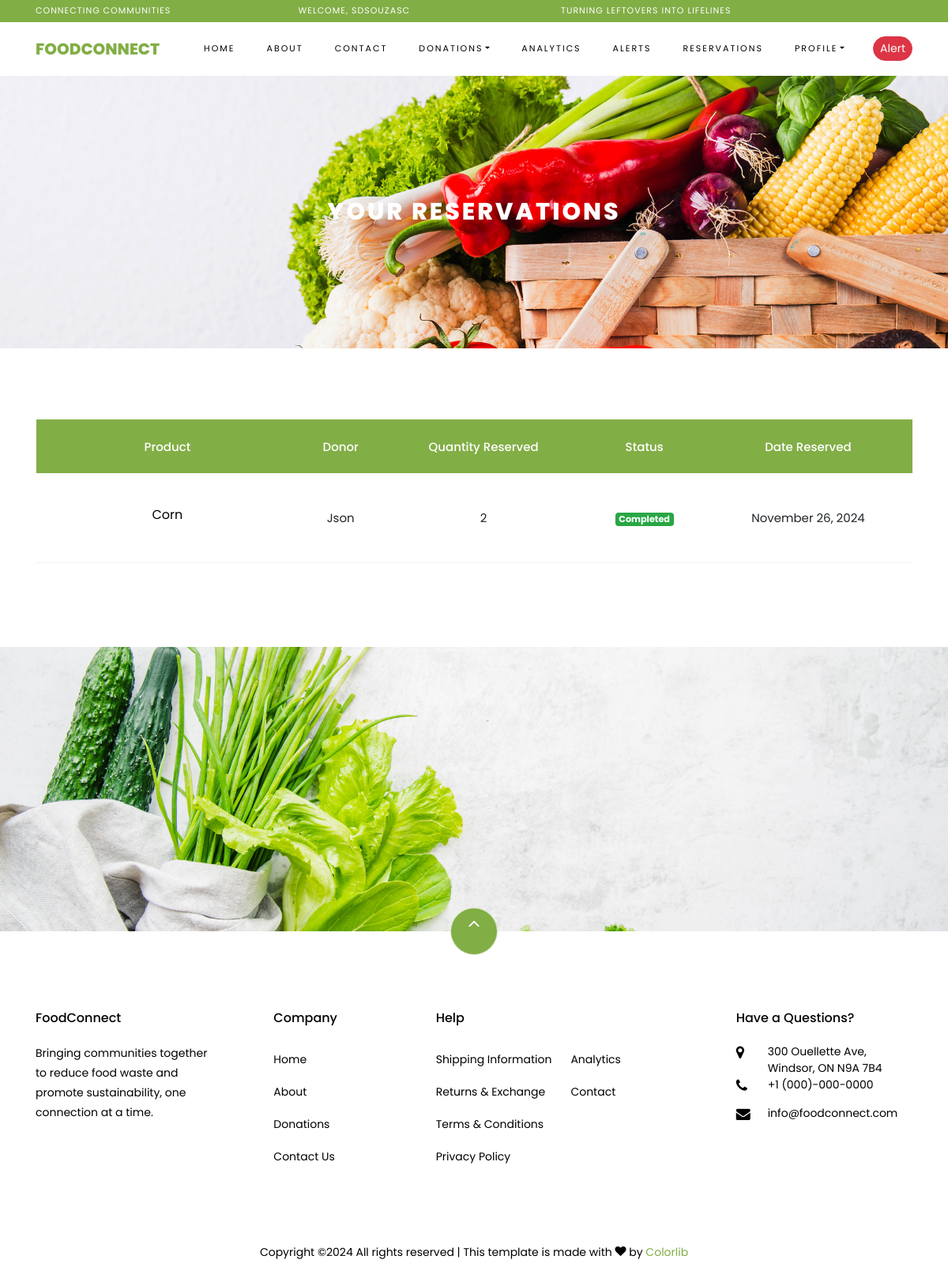
The page /donations/view_reservations/ (signed in) on the database its author committed.
### donations/models.py (models this page shows, shortened)
class Reservation(models.Model):
    STATUS_CHOICES = [
        ('active', 'Active'),
        ('completed', 'Completed'),
        ('canceled', 'Canceled'),
    ]
    user = models.ForeignKey(User, on_delete=models.CASCADE)
    product = models.ForeignKey(Product, on_delete=models.CASCADE)
    quantity = models.PositiveIntegerField()
    status = models.CharField(max_length=10, choices=STATUS_CHOICES, default='active')
    date_reserved = models.DateTimeField(auto_now_add=True)

class Product(models.Model):
    UNIT_CHOICES = [
        ('g', 'Grams'),
        ('kg', 'Kilograms'),
        ('liters', 'Liters'),
        ('ml', 'Milliliters'),
    ]
    name = models.CharField(max_length=100)
    donated_by = models.ForeignKey(User, on_delete=models.SET_NULL, null=True)
    description = models.TextField(null=True, blank=True)
    category = models.ForeignKey(Category, on_delete=models.CASCADE, related_name='category')
    quantity = models.PositiveIntegerField()
    weight = models.PositiveIntegerField()
    unit = models.CharField(max_length=10, choices=UNIT_CHOICES)
    rating = models.PositiveIntegerField(default=0)
    amount_donated = models.PositiveIntegerField(default=0)
    expiry_date = models.DateField(blank=True, null=True)
    image = models.ImageField(upload_to='product_images/', blank=True, null=True)
    date_created = models.DateTimeField(auto_now_add=True)

### users/models.py (models this page shows, shortened)
class Restaurant(models.Model):
    user = models.OneToOneField(User, on_delete=models.CASCADE, related_name='restaurant_profile')
    restaurant_name = models.CharField(max_length=255)
    restaurant_phone = models.CharField(max_length=20)
    email = models.EmailField()
    street = models.CharField(max_length=255)
    city = models.CharField(max_length=100)
    state = models.CharField(max_length=100, choices=CANADA_PROVINCES_AND_TERRITORIES)
    country = models.CharField(max_length=100, default='Canada')
    postal_code = models.CharField(max_length=20)
    website = models.URLField(blank=True, null=True)
    id_verification = models.ImageField(upload_to='id_cards/', blank=True, null=True)
    is_verified = models.BooleanField(default=False)
    total_donations = models.IntegerField(default=0)
    donation_frequency = models.IntegerField(default=0)
    donation_variety_count = models.IntegerField(default=0)
    donation_volume = models.FloatField(default=0.0)
    average_rating = models.FloatField(blank=True, null=True)
    response_to_emergency_count = models.IntegerField(default=0)

### donations/views.py (the view)
# urls.py: path('view_reservations/', views.view_reservations, name='view_reservations'),
@login_required
def view_reservations(request):
    reservations = Reservation.objects.filter(user=request.user).select_related('product')
    return render(request, '../templates/donations/reservations_list.html', {"reservations":reservations})

### templates/donations/reservations_list.html
{% extends 'webpages/base.html' %}
{% load static %}
{% block content %}
    <div class="hero-wrap hero-bread" style="background-image: url('{% static "images/bg_1.jpg" %}');">
      <div class="container">
        <div class="row no-gutters slider-text align-items-center justify-content-center">
          <div class="col-md-9 ftco-animate text-center">
            <h1 class="mb-0 bread">Your Reservations</h1>
          </div>
        </div>
      </div>
    </div>
 <section class="ftco-section ftco-cart">
			<div class="container">
				<div class="row">
    			<div class="col-md-12 ftco-animate">
    				<div class="cart-list">
                        {% if reservations %}
	    				<table class="table">
						    <thead class="thead-primary">
						      <tr class="text-center">
                                  <th>Product</th>
                                  <th>Donor</th>
                                  <th>Quantity Reserved</th>
                                  <th>Status</th>
                                  <th>Date Reserved</th>
						      </tr>
						    </thead>
						    <tbody>
                            {% for reservation in reservations %}
						      <tr class="text-center">
                                  <td class="product-name"><h3>{{ reservation.product.name }}</h3></td>
                                  <td>
                                      {% if reservation.product.donated_by.profile %}
                                          {{ reservation.product.donated_by.profile.get_full_name }}
                                      {% elif reservation.product.donated_by.restaurant_profile %}
                                          {{ reservation.product.donated_by.restaurant_profile.restaurant_name }}
                                      {% elif reservation.product.donated_by.foodbank %}
                                          {{ reservation.product.donated_by.foodbank.foodbank_name }}
                                      {% else %}
                                          {{ reservation.product.donated_by.username }}
                                      {% endif %}
                                  </td>
                                  <td>{{ reservation.quantity }}</td>
                                  <td>
                                    {% if reservation.status == 'completed' %}
                                        <span class="badge bg-success">Completed</span>
                                    {% elif reservation.status == 'canceled' %}
                                        <span class="badge bg-danger">Canceled</span>
                                    {% else %}
                                        <span class="badge bg-warning">Active</span>
                                    {% endif %}
                                  </td>
                                  <td>
                                   {{ reservation.date_reserved|date:"F j, Y" }}
                                  </td>
						      </tr>
                            {% endfor %}
						    </tbody>
						  </table>
                        {% else %}
                            <p>No Reservations Found.</p>
                        {% endif %}
					  </div>
    			</div>
    		</div>
			</div>
		</section>
{% endblock %}

### templates/webpages/base.html (shortened to what this page needs)
{% load static %}
<!DOCTYPE html>
<html lang="en">
  <head>
    <link href="https://cdn.jsdelivr.net/npm/bootstrap@5.2.3/dist/css/bootstrap.min.css" rel="stylesheet">
      <link rel="stylesheet" href="{% static 'css/animate.css' %}">
    <link rel="stylesheet" href="{% static 'css/owl.carousel.min.css' %}">
    <link rel="stylesheet" href="{% static 'css/owl.theme.default.min.css' %}">
    <link rel="stylesheet" href="{% static 'css/magnific-popup.css' %}">
    <link rel="stylesheet" href="{% static 'css/aos.css' %}">
    <link rel="stylesheet" href="{% static 'css/ionicons.min.css' %}">
    <link rel="stylesheet" href="{% static 'css/bootstrap-datepicker.css' %}">
    <link rel="stylesheet" href="{% static 'css/jquery.timepicker.css' %}">
    <link rel="stylesheet" href="{% static 'css/flaticon.css' %}">
    <link rel="stylesheet" href="{% static 'css/icomoon.css' %}">
    <link rel="stylesheet" href="{% static 'css/style.css' %}">
      <link href="https://cdnjs.cloudflare.com/ajax/libs/font-awesome/5.15.4/css/all.min.css" rel="stylesheet">
  </head>
  <body class="goto-here">
    <div class="py-1 bg-primary">
    	<div class="container">
    		<div class="row no-gutters d-flex align-items-start align-items-center px-md-0">
	    		<div class="col-lg-12 d-block">
		    		<div class="row d-flex">
		    			<div class="col-md pr-4 d-flex topper align-items-center">
						    <span class="text">Connecting Communities</span>
					    </div>
					    <div class="col-md pr-4 d-flex topper align-items-center">
						    {% if request.user.is_authenticated %}
                                <span class="text">Welcome, {{ request.user.username }}</span>
                            {% else %}
                                <span class="text">Promoting Sustainability</span>
                            {% endif %}
					    </div>
					    <div class="col-md-5 pr-4 d-flex topper align-items-center">
						    <span class="text">Turning Leftovers into Lifelines</span>
					    </div>
				    </div>
			    </div>
		    </div>
		  </div>
    </div>
    {%  include 'webpages/navbar.html' %}
        {% block content %}
        {% endblock %}
    <section class="ftco-section img" style="background-image: url('{% static "images/bg_3.jpg" %}');">
    	<div class="container">
            <div class="row justify-content-end">
            </div>
    	</div>
    </section>
    <footer class="ftco-footer ftco-section">
      <div class="container">
      	<div class="row">
      		<div class="mouse">
                <a href="#" class="mouse-icon">
                    <div class="mouse-wheel"><span class="ion-ios-arrow-up"></span></div>
                </a>
            </div>
      	</div>
        <div class="row mb-5">
          <div class="col-md">
            <div class="ftco-footer-widget mb-4">
              <h2 class="ftco-heading-2">FoodConnect</h2>
              <p>Bringing communities together to reduce food waste and promote sustainability, one connection at a time.</p>
            </div>
          </div>
          <div class="col-md">
            <div class="ftco-footer-widget mb-4 ml-md-5">
              <h2 class="ftco-heading-2">Company</h2>
              <ul class="list-unstyled">
                <li><a href="{% url 'landing' %}" class="py-2 d-block">Home</a></li>
                <li><a href="{% url 'about' %}" class="py-2 d-block">About</a></li>
                <li><a href="{% url 'donations' %}" class="py-2 d-block">Donations</a></li>
                <li><a href="{% url 'contact_us' %}"class="py-2 d-block">Contact Us</a></li>
              </ul>
            </div>
          </div>
          <div class="col-md-4">
             <div class="ftco-footer-widget mb-4">
              <h2 class="ftco-heading-2">Help</h2>
              <div class="d-flex">
	              <ul class="list-unstyled mr-l-5 pr-l-3 mr-4">
	                <li><a href="#" class="py-2 d-block">Shipping Information</a></li>
	                <li><a href="#" class="py-2 d-block">Returns &amp; Exchange</a></li>
	                <li><a href="#" class="py-2 d-block">Terms &amp; Conditions</a></li>
	                <li><a href="#" class="py-2 d-block">Privacy Policy</a></li>
	              </ul>
	              <ul class="list-unstyled">
	                <li><a href="#" class="py-2 d-block">Analytics</a></li>
	                <li><a href="#" class="py-2 d-block">Contact</a></li>
	              </ul>
	            </div>
            </div>
          </div>
          <div class="col-md">
            <div class="ftco-footer-widget mb-4">
            	<h2 class="ftco-heading-2">Have a Questions?</h2>
            	<div class="block-23 mb-3">
	              <ul>
	                <li><span class="icon icon-map-marker"></span><span class="text">300 Ouellette Ave, Windsor, ON N9A 7B4</span></li>
	                <li><a href="#"><span class="icon icon-phone"></span><span class="text">+1 (000)-000-0000</span></a></li>
	                <li><a href="#"><span class="icon icon-envelope"></span><span class="text">info@foodconnect.com</span></a></li>
	              </ul>
	            </div>
            </div>
          </div>
        </div>
        <div class="row">
          <div class="col-md-12 text-center">
            <p>
                Copyright &copy;<script>document.write(new Date().getFullYear());</script> All rights reserved | This template is made with <i class="icon-heart color-danger" aria-hidden="true"></i> by <a href="https://colorlib.com" target="_blank">Colorlib</a>
            </p>
          </div>
        </div>
      </div>
    </footer>
  </body>
</html>

### static/css/icomoon.css (style rules this page uses)
[class^="icon-"], [class*=" icon-"] { font-family: 'icomoon' !important; speak: none; font-style: normal; font-weight: normal; font-variant: normal; text-transform: none; line-height: 1; -webkit-font-smoothing: antialiased; -moz-osx-font-smoothing: grayscale; }
.icon-heart:before { content: "\f004"; }
.icon-map-marker:before { content: "\f041"; }
.icon-phone:before { content: "\f095"; }
.icon-envelope:before { content: "\f0e0"; }

### rows shown on the page
Reservation: product.name "Corn", product.donated_by.restaurant_profile.restaurant_name "Json", quantity "2", status "Completed", date_reserved "November 26, 2024"

### other values the page prints
{{ request.user.username }} "SDSOUZASC"
